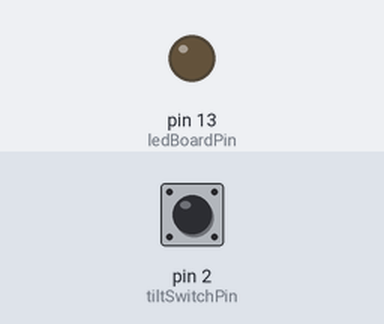
A sketch run on a simulated Arduino Uno, built with avr-gcc and run on an emulated ATmega328P. Parts: output pins drawn as LEDs (lit = HIGH). The inputs (shaded band) are chosen by the test bench; at power-on: pin 2 (tiltSwitchPin) LOW.

Above: at 1.2 s.
1.3 s: pin 2 (tiltSwitchPin) pulled HIGH for 0.15 s
At 1.37 s:
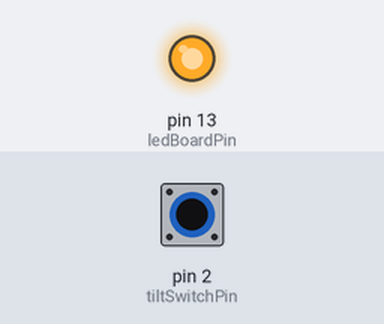
2.9 s: pin 2 (tiltSwitchPin) pulled HIGH for 3.2 s
At 6.7 s:
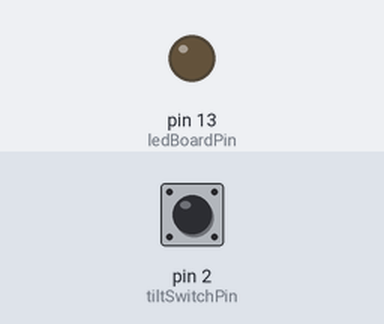
Timing chart, 0 to 8.2 s (numbered marks = the images above; inputs shaded):
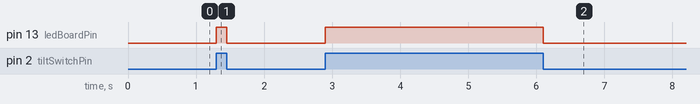

The sketch:

tilt_switch.ino
```cpp
#include <SoftwareSerial.h>

static const int tiltSwitchPin = 2;             // tiltSwitch Pin
static const int ledBoardPin =  LED_BUILTIN;    // built-in the LED pin

void setup() {
  Serial.begin(9600);
  pinMode(ledBoardPin, OUTPUT);
  pinMode(tiltSwitchPin, INPUT);    // Signal_in
}

//=====================================
void loop() {

  int tiltState = digitalRead(tiltSwitchPin);

  if ( HIGH == tiltState ) {
    digitalWrite(ledBoardPin, HIGH);  // Onboard LED
  } else {
    digitalWrite(ledBoardPin, LOW);
  }

}
```

Measured:
- after the input at 1.3 s, pin 13 (ledBoardPin): LOW → HIGH at once, → LOW 0.15 s later
- after the input at 2.9 s, pin 13 (ledBoardPin): LOW → HIGH at once, → LOW 3.2 s later
